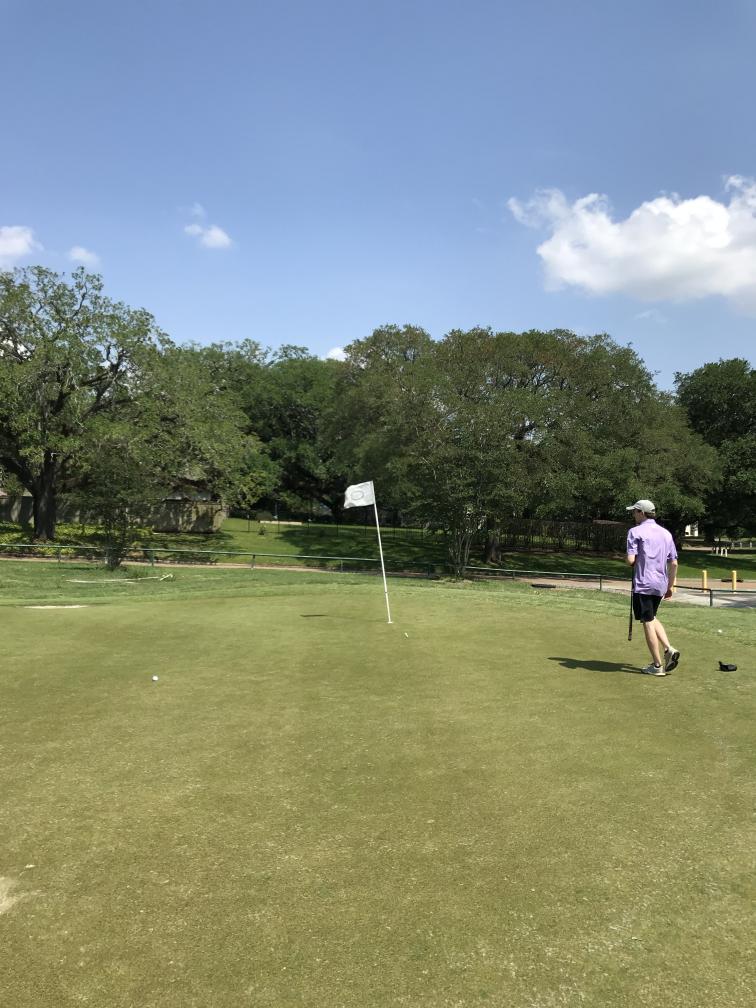
#> input picture IMG_2195.jpg, 3024 x 4032 px (shown at 1/4 size)
$ python range_finder.py   (older library calls are emulated)
#> lines starting #> are read from the running program, lines starting #| are printed output that depends on the picture
import cv2
import numpy as np

def ROI(im):
    """GET ROI, CROP TO NEW IMAGE
    """
    # Select ROI
    r = cv2.selectROI(im, showCrosshair = False)

    # Crop image
    imCrop = im[int(r[1]):int(r[1] + r[3]), int(r[0]):int(r[0] + r[2])]

    cv2.waitKey(0)
    return imCrop


# [70 lines left out: functions get_color, get_edges, find_length, focal, dist_to_flag, display_result, not called in this run]

def main(): #Contributers: James Oubre
    # Read image
    """
    ######### ALL JUST TO GET INITIAL FOCAL LENGTH. ONCE OBTAINED, FOCAL LENGTH SAVED AND USED AS A CONSTANT###########
    ctrl_im = cv2.imread("2ftwhite.jpg")
    ctrl_im = cv2.resize(ctrl_im, (720, 960))  # Resize image

    ctrl_ROI = ROI(ctrl_im)
    cv2.imshow("ctrl_ROI", ctrl_ROI)

    ctrl_color_crop = get_color(ctrl_ROI)
    cv2.imshow("ctrl_color_crop", ctrl_color_crop)

    ctrl_sobel = get_edges(ctrl_color_crop)
    cv2.imshow("ctrl_sobel", ctrl_sobel)

    t_y, t_x, b_y, b_x = find_length(ctrl_sobel)
    cv2.rectangle(ctrl_ROI , (t_x, t_y), (b_x, b_y), (255, 69, 69), 2)
    cv2.imshow("rectangle1", ctrl_ROI)

    focal_l = focal(24, 14, b_y, t_y)
    """
    ################### MAIN ONCE FOCAL OBTAINED ###########################

    focal_l = 755 #CALCULATED FOCAL LENGTH

    # [8 lines of commented-out code are left out]
    im = cv2.imread("IMG_2195.jpg")   #PICTURE FROM 15 yd away
#> im is the input picture: shape (4032, 3024, 3); mean B, G, R 122.9, 138.7, 129
    # [10 lines of commented-out code are left out]

    im = cv2.resize(im, (720, 960))  # Resize image to iPhone size
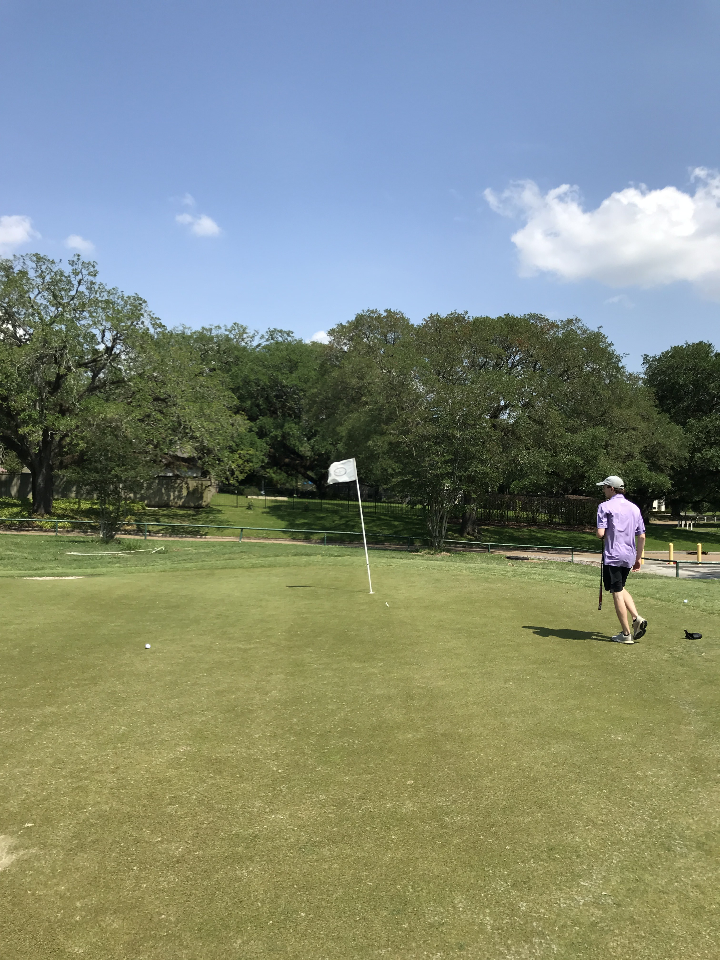
#> im: shape (960, 720, 3); mean B, G, R 122.8, 138.6, 128.9
    new_ROI = ROI(im) #select flag ROI


    color_crop = get_color(new_ROI) #Crop out just the flag

    sobel = get_edges(color_crop) #Get contours of flag

    t2_y, t2_x, b2_y, b2_x = find_length(sobel) #Find the top and bottom pixels to obtain flag pixel length

    distance_to_flag = dist_to_flag(focal_l, 14, b2_y, t2_y) #Calculate distance to the flag

    #Convert distance from inches to yards.
    actual_distance = distance_to_flag/36

    # noticed that the output was off by a linearly increasing amount as the distance grew.
    # The calculation below accounts for the error and improves results (linear regression)
    actual_distance_yds = actual_distance + actual_distance*0.15+0.6175

    #Show the rectangle of the top and bottom pixels
    cv2.rectangle(new_ROI, (t2_x, t2_y), (b2_x, b2_y), (255, 69, 69), 1)
    cv2.circle(new_ROI, (t2_x, t2_y), 2,(69, 200, 69))
    cv2.circle(new_ROI, (b2_x, b2_y), 2, (69, 200, 69))

    #Display results
    print(round(actual_distance_yds, 2), 'yds')  #print distance in terminal
    display_result(im, actual_distance_yds) #display results on original image
    cv2.waitKey(0)

if __name__ == '__main__' :
#> (the run stopped early here; a loop or call above may not have finished)

$ run again, with IMG_2180.jpg copied over IMG_2195.jpg
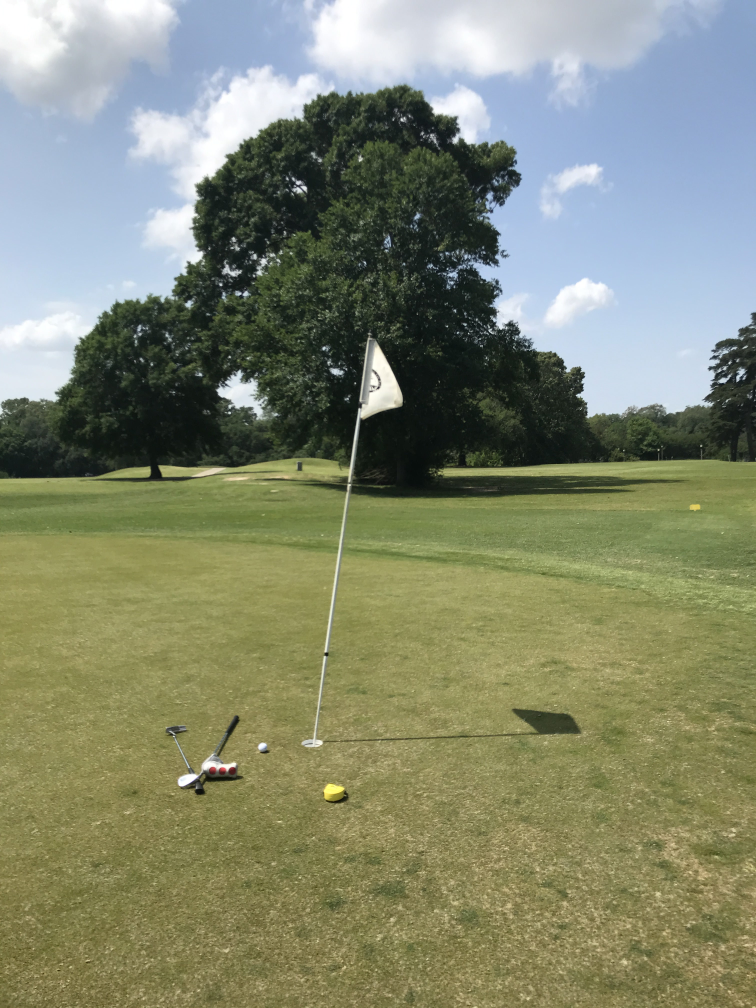
#> input picture IMG_2180.jpg, 3024 x 4032 px (shown at 1/4 size)
#> in main, im is the input picture: shape (4032, 3024, 3); mean B, G, R 112.5, 136.5, 131
#> in main, `im = cv2.resize(im, (720, 960))`:
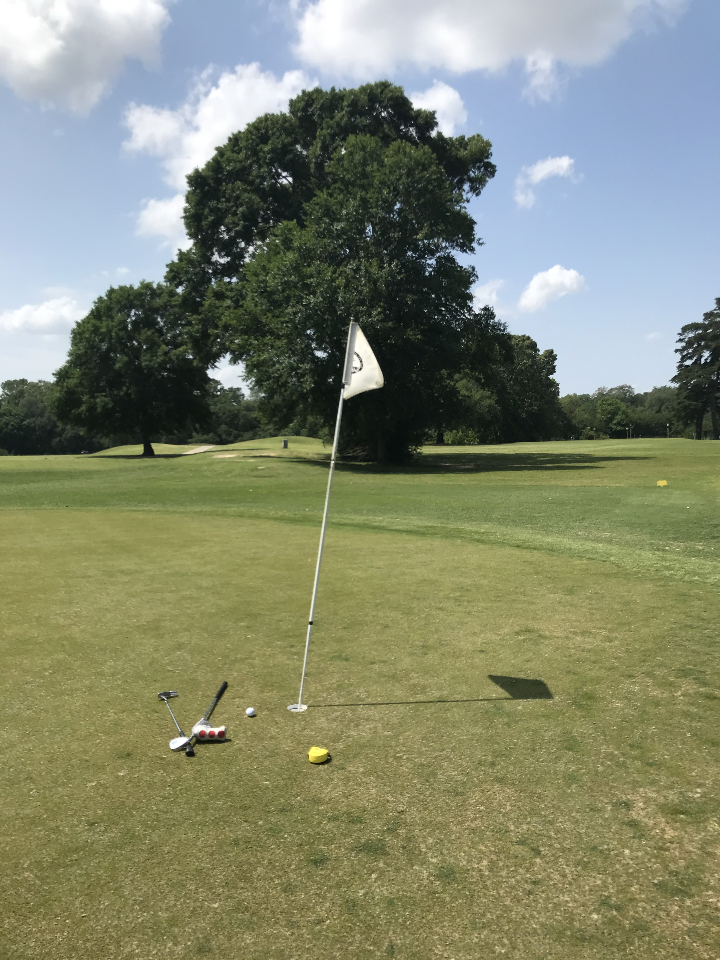
#> im: shape (960, 720, 3); mean B, G, R 112.4, 136.4, 130.9

$ run again, with IMG_2189.jpg copied over IMG_2195.jpg
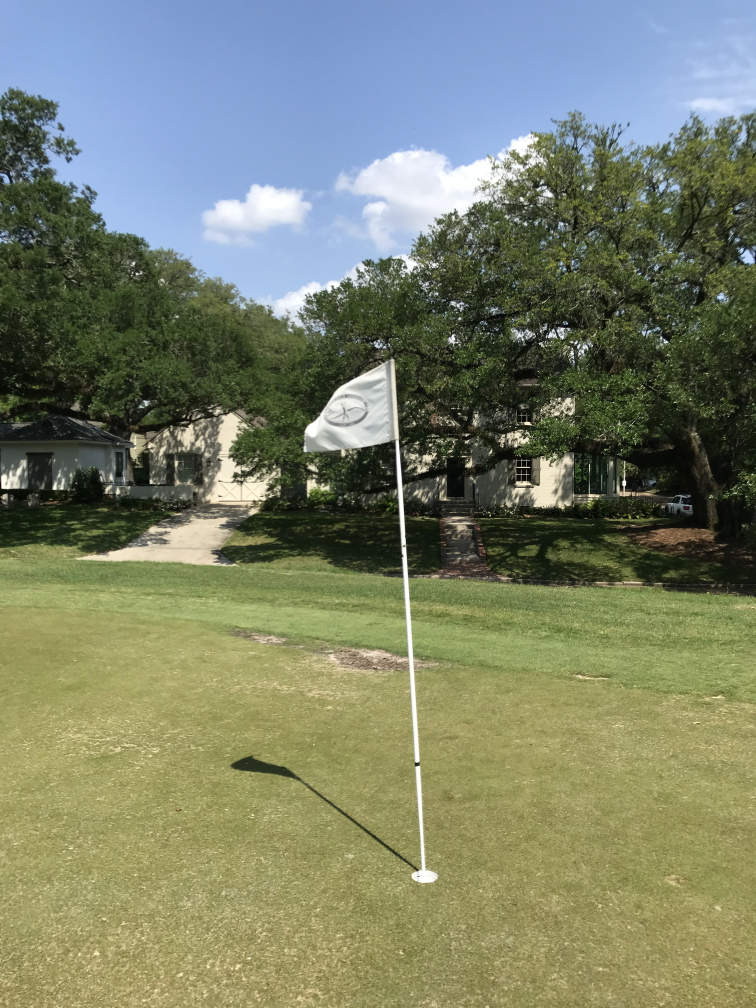
#> input picture IMG_2189.jpg, 3024 x 4032 px (shown at 1/4 size)
#> in main, im is the input picture: shape (4032, 3024, 3); mean B, G, R 107.1, 129.9, 123
#> in main, `im = cv2.resize(im, (720, 960))`:
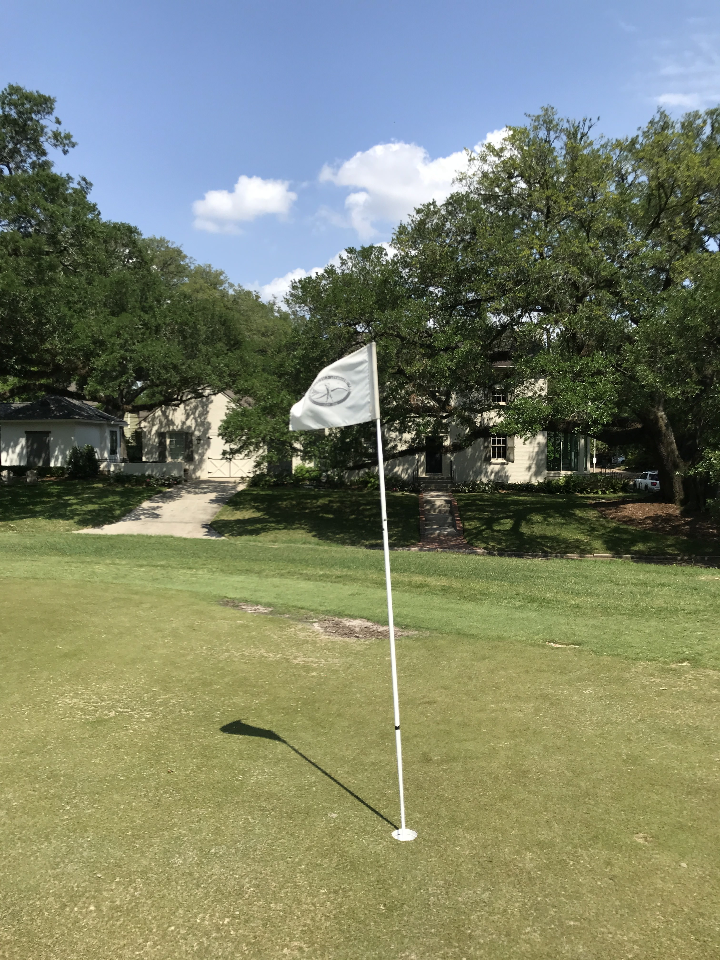
#> im: shape (960, 720, 3); mean B, G, R 107.1, 129.8, 122.9

$ run again, with IMG_2196.jpg copied over IMG_2195.jpg
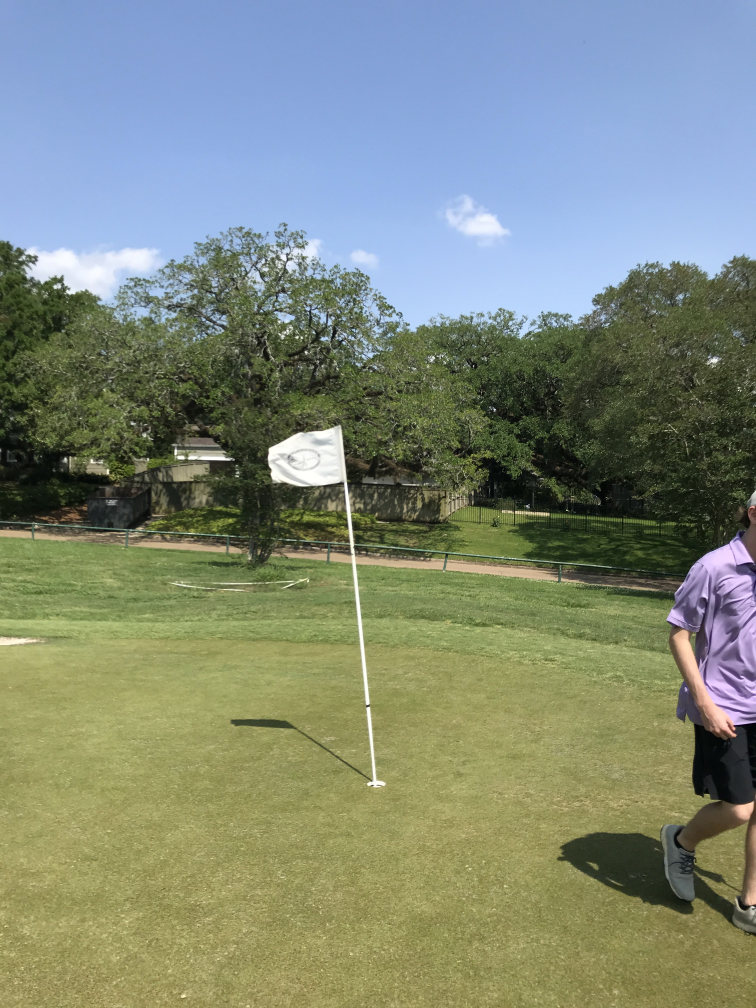
#> input picture IMG_2196.jpg, 3024 x 4032 px (shown at 1/4 size)
#> in main, im is the input picture: shape (4032, 3024, 3); mean B, G, R 122, 137.8, 128
#> in main, `im = cv2.resize(im, (720, 960))`:
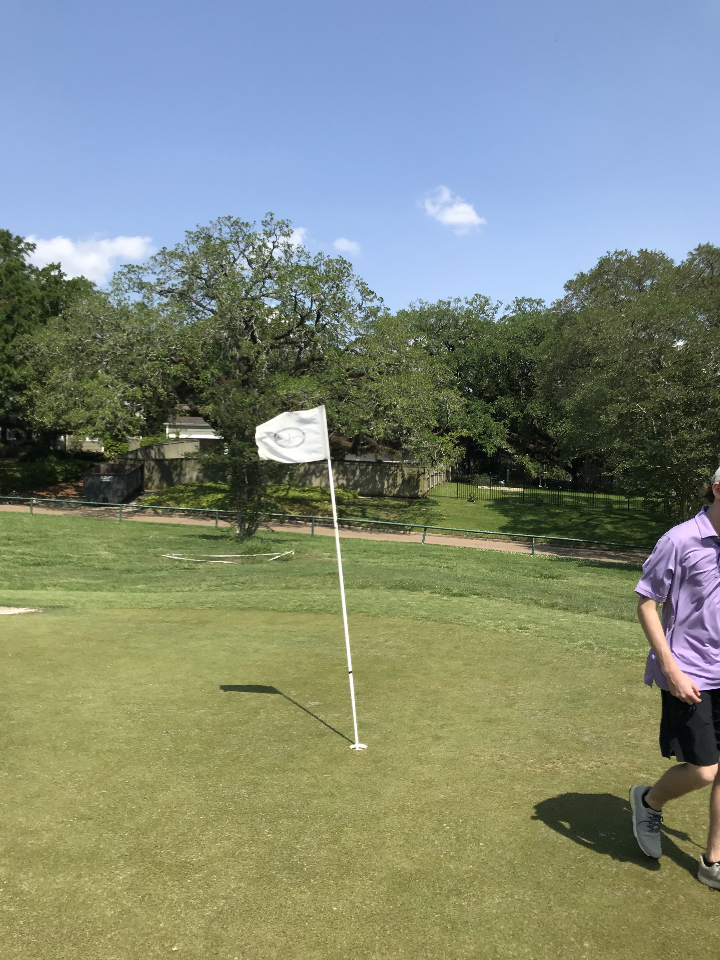
#> im: shape (960, 720, 3); mean B, G, R 122, 137.7, 127.9
